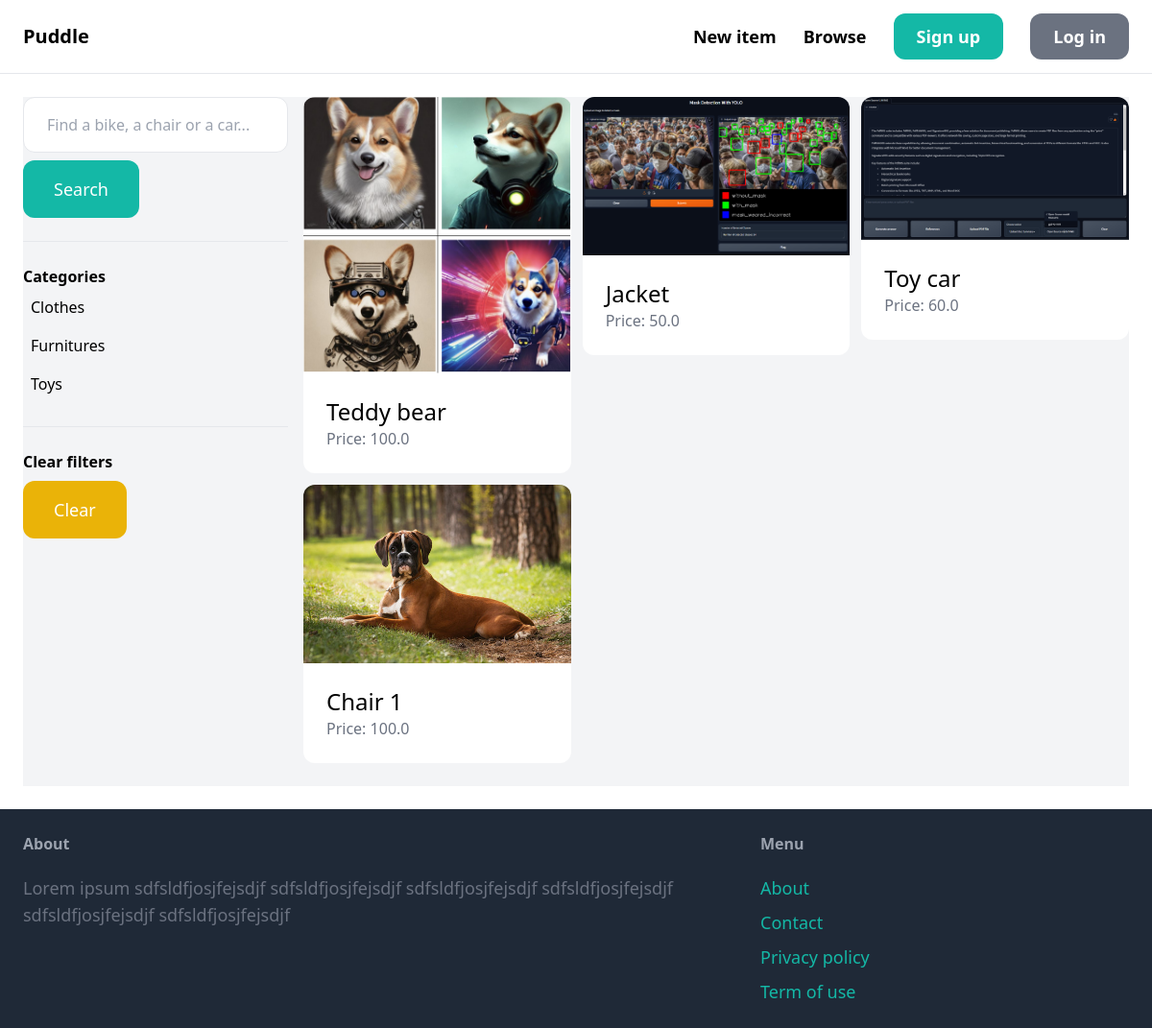
The app's page /items/ with its own data.
### item/models.py (models this page shows, shortened)
class Category(models.Model):
    name = models.CharField(max_length=255)
    class Meta:
        ordering = ('name',)
        verbose_name_plural = 'Categories'

class Item(models.Model):
    category = models.ForeignKey(Category, related_name='items', on_delete=models.CASCADE)
    name = models.CharField(max_length=255)
    description = models.TextField(blank=True, null=True)
    price = models.FloatField()
    image = models.ImageField(upload_to='item_images', blank=True, null=True)
    is_sold = models.BooleanField(default=False)
    created_by = models.ForeignKey(User, related_name='items', on_delete=models.CASCADE)
    created_at = models.DateTimeField(auto_now_add=True)

### item/views.py (the view)
# urls.py: path('', views.items, name='items'),
def items(request):
    query = request.GET.get('query', '')
    category_id = request.GET.get('category', 0)
    categories = Category.objects.all()
    items = Item.objects.filter(is_sold=False)
    if category_id:
        items = items.filter(category_id=category_id)
    if query:
        items = items.filter(Q(name__icontains=query) | Q(description__icontains=query))
    return render(request, 'item/items.html', {
        'items': items,
        'query': query,
        'categories': categories,
        'category_id': int(category_id),
    })

### item/templates/item/items.html (shortened to what this page needs)
{% extends 'core/base.html' %}
{% block content %}
    <div class="pb-6 grid grid-cols-4 gap-4 bg-gray-100">
        <div class="col-span-1">
            <form method="get" action="{% url 'item:items' %}">
                <input name="query" class="w-full py-4 px-6 border rounded-xl" type="text" value="{{ query }}" placeholder="Find a bike, a chair or a car...">
                <button class="mt-2 py-4 px-8 text-lg bg-teal-500 text-white rounded-xl">Search</button>
            </form>
            <hr class="my-6">
            <p class="font-semibold">Categories</p>
            <ul>
                {% for category in categories %}
                    <li class="py-2 px-2 rounded-xl{% if category.id == category_id %} bg-gray-200{% endif %}">
                        <a href="{% url 'item:items' %}?query={{ query }}&category={{ category.id }}">{{ category.name }}</a>
                    </li>
                {% endfor %}
            </ul>
            <hr class="my-6">
            <p class="font-semibold">Clear filters</p>
            <ul>
                <li>
                    <a href="{% url 'item:items' %}" class="mt-2 py-4 px-8 inline-block bg-yellow-500 text-lg rounded-xl text-white">Clear</a>
                </li>
            </ul>
        </div>
        <div class="col-span-3">
            <div class="grid grid-cols-3 gap-3">
            {% for item in items %}
                <div>
                    <a href="{% url 'item:detail' item.id %}">
                        <div>
                            <img src="{{ item.image.url }}" class="rounded-t-xl">
                        </div>
                        <div class="p-6 bg-white rounded-b-xl">
                            <h2 class="text-2xl">{{ item.name }}</h2>
                            <p class="text-gray-500">Price: {{ item.price }}</p>
                        </div>
                    </a>
                </div>
            {% endfor %}
        </div>
        </div>
    </div>
{% endblock %}

### records on screen
Category: name "Clothes"
Category: name "Furnitures"
Category: name "Toys"
Item: image (picture), name "Teddy bear", price "100.0"
Item: image (picture), name "Jacket", price "50.0"
Item: image (picture), name "Toy car", price "60.0"
Item: image (picture), name "Chair 1", price "100.0"
